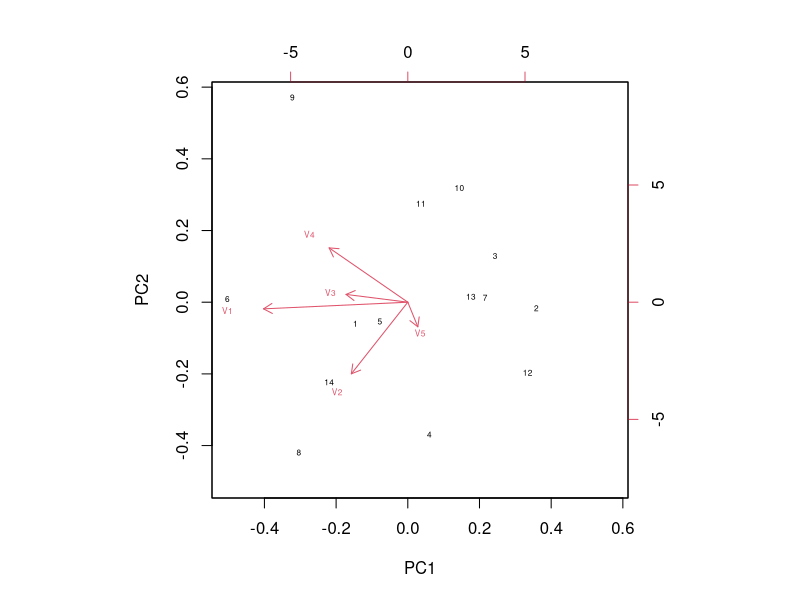
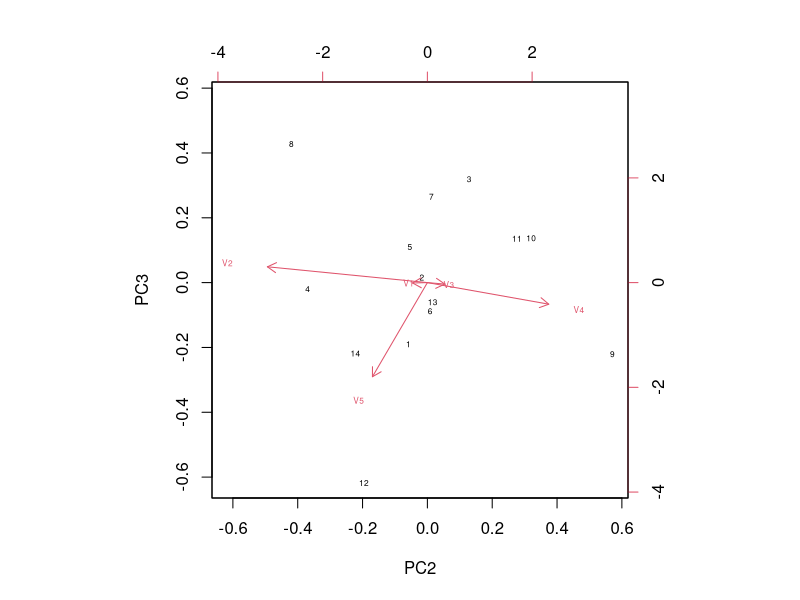
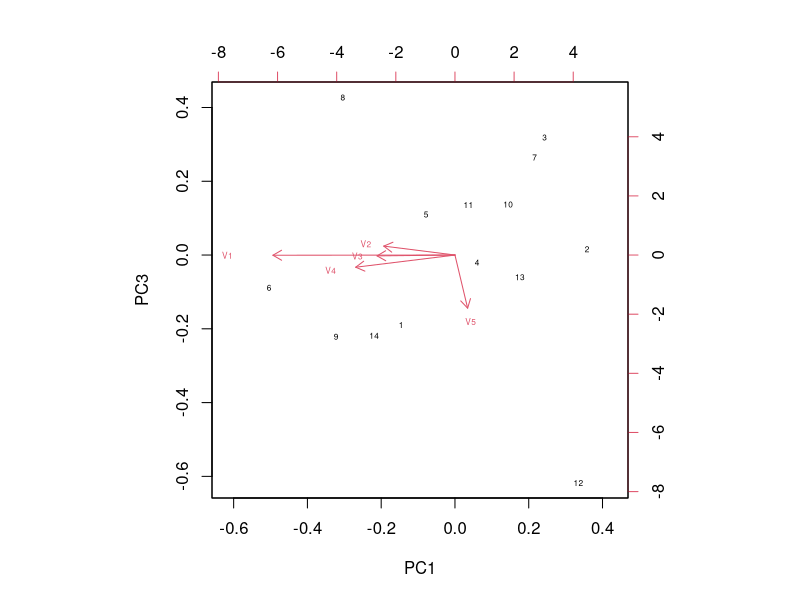
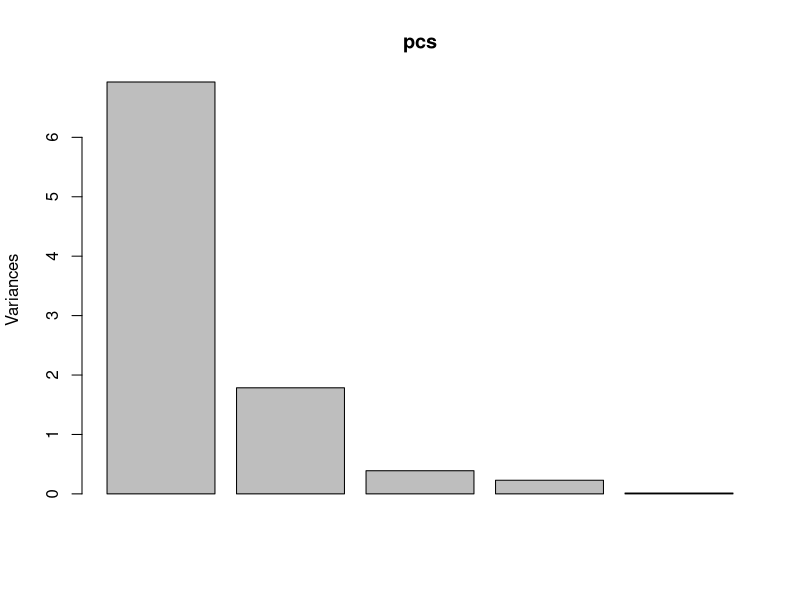
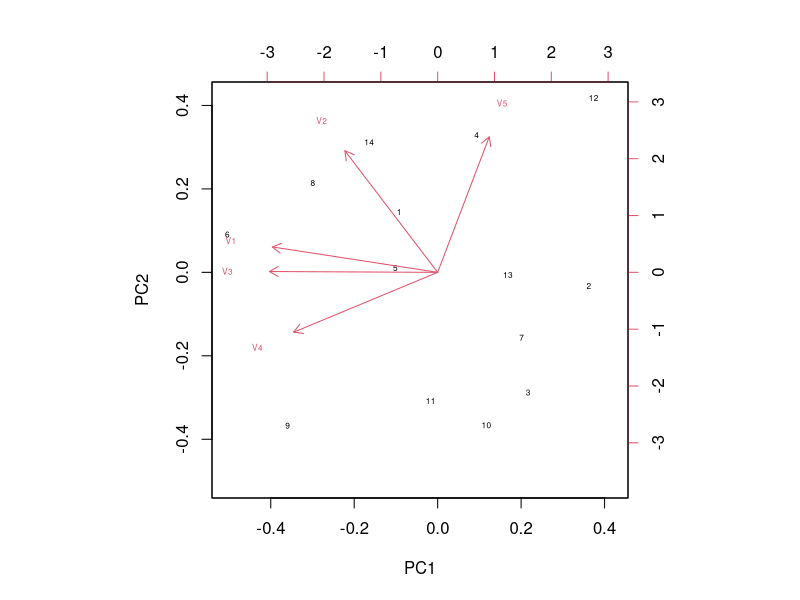

Reproduce these figures in R, in order.
#.r script for running PCA, adapted from MVO 010 from the BAT

#This was an activity from week 2

#Data input

m <- read.table("T8-5.DAT")
m

#Principal components analysis

?prcomp #Run this if you want to learn more about the percomp() function
pcs <- prcomp(m, retex=TRUE, center = TRUE, scale = FALSE) #scale = FALSE makes sure that the original variables keep their individual scales
pcs #loadings
pcs$x #projection
pcs$center
pcs$scale

#biplot
biplot(pcs, choices = c(1,2), cex = 0.5) #Looking at principal components 1 and 2
biplot(pcs, choices = c(2,3), cex = 0.5) #Looting at principal components 2 and 3
biplot(pcs, choices = c(1,3), cex = 0.5) #looking at principal components 1 and 3

#screeplot
plot(pcs)

#PCA using correlation matrix

#You generally use this if the original variables have different scales
pcs_2 <- prcomp(m, scale = TRUE) #scale = TRUE scales the original variables so they are comparable.

#Doing the same as before
pcs_2
pcs_2$x
pcs_2$center
pcs_2$scale


biplot(pcs_2, choices = c(1,2), cex = 0.5)
#Notice that this biplot looks a bit different from the original biplots
